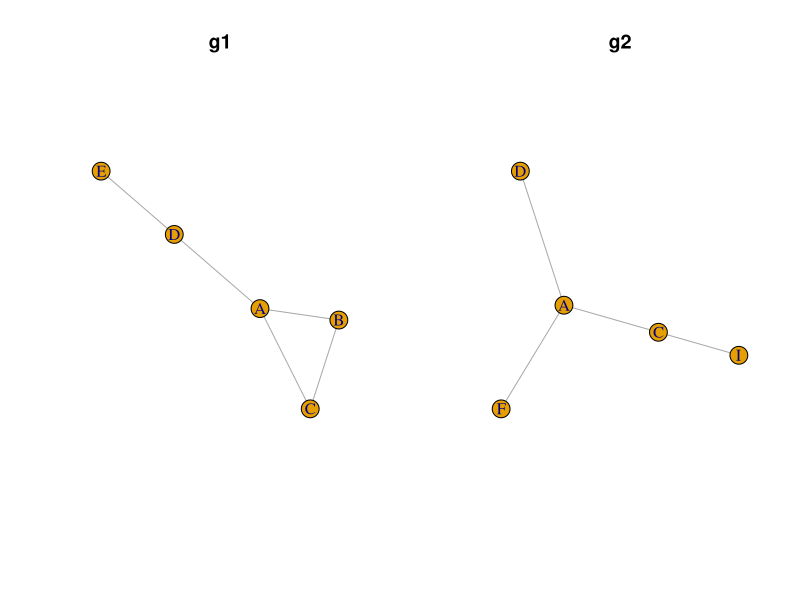
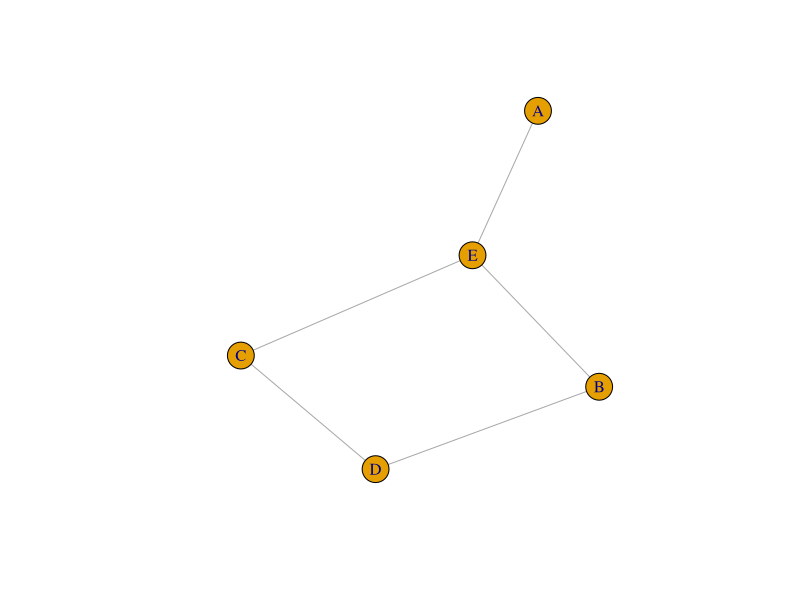
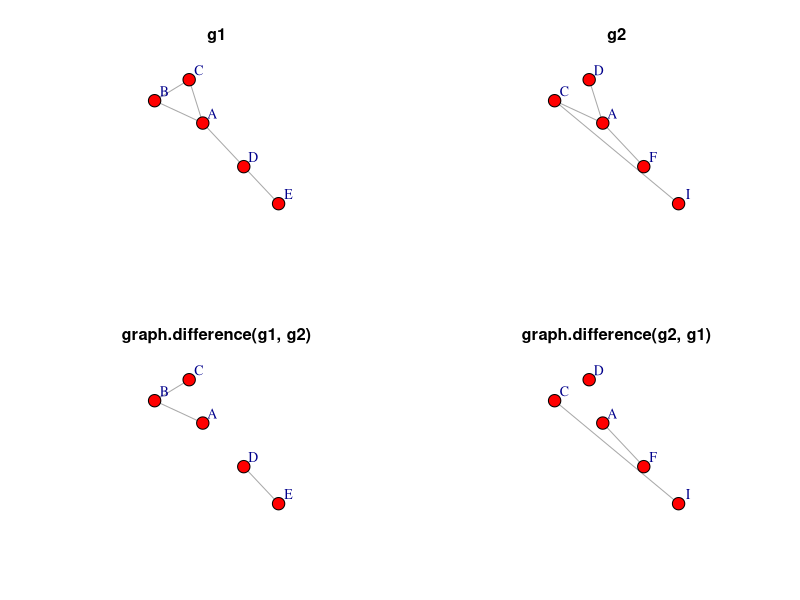
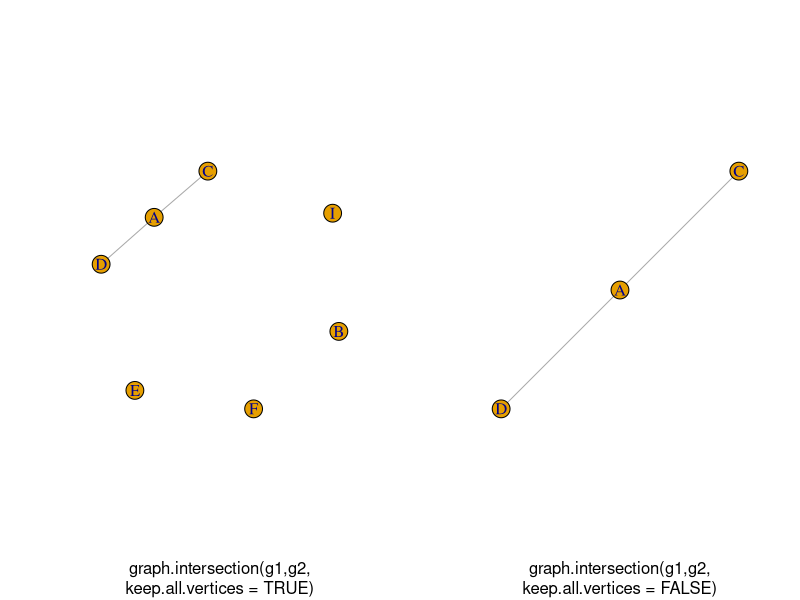

R code for these plots, in order:
#L. Beauguitte, groupe fmr, juin 2015
#Combinaison de graphes avec igraph

rm(list=ls())
library(igraph)

#création des deux graphes
d1 <- rbind(c("A","B"),c("A","C"), c("B","C"), c("A","D"), c("D","E"))
d2 <- rbind(c("A","F"), c("A","D"), c("A","C"), c("C","I"))

g1 <- graph.data.frame(d1, directed = FALSE)
g2 <- graph.data.frame(d2, directed = FALSE)

#visualisation
par(mfrow = c(1,2))
plot(g1, main = "g1")
plot(g2, main = "g2")
dev.off()

#3 points communs (ACD) et deux liens communs (AD et AC)

#ajout d'attributs : degré des sommets
V(g1)$degree <-  degree(g1)
V(g2)$degree <- degree(g2)

#ajout d'attributs aux liens (intermédiarité)
E(g1)$between <- edge.betweenness(g1)
E(g2)$between <- edge.betweenness(g2)

#ajout d'attributs au réseau : densité
g1$densite <- graph.density(g1)
g2$densite <- graph.density(g2)

#fonction complementer
#crée un graphe avec les liens absents du graphe de départ
#les liens présents au départ sont eux supprimés
compg1 <- graph.complementer(g1, loops = FALSE)
plot(compg1)
#les attributs des sommets et du graphe sont conservés
#attributs des liens sont perdus
V(compg1)$degree
compg1

#fonction graph.difference premier réseau - deuxième réseau (opérateur %m%)
#seuls les liens présents dans le premier réseau et non dans le deuxième sont conservés
#tous les attributs du premier réseau sont gardés
diffg1 <- graph.difference(g1, g2)
diffg1

diffg2 <- graph.difference(g2, g1)

#coordonnées (quasi) identiques pour faciliter la comparaison
lay <- layout.fruchterman.reingold(g1)

#lien A-D présent dans g1 et g2 donc g1-g2 et g2-g1 entrainent sa disparition
par(mfrow = c(2,2))
plot(g1, main = "g1", layout = lay, vertex.color = "red", vertex.size = 20, vertex.label.dist =3)
plot(g2, main = "g2", layout = lay, vertex.color = "red", vertex.size = 20, vertex.label.dist =3)
plot(diffg1, main = "graph.difference(g1, g2)", layout = lay, vertex.color = "red", vertex.size = 20, vertex.label.dist =3)
plot(diffg2, main = "graph.difference(g2, g1)", layout = lay, vertex.color = "red", vertex.size = 20, vertex.label.dist =3)
dev.off()

#calculer degré actualisé
V(diffg1)$degree2 <- degree(diffg1)
V(diffg1)$degree
V(diffg1)$degree2

#graph.disjoint.union pour joindre des graphes dont les sommets différents (opérateur %du%)

#liens communs à deux graphes : conserve les attributs
#tous les sommets sont conservés (opérateur %s%)
interg1 <- graph.intersection(g1,g2, keep.all.vertices = TRUE)

#seuls sommets adjacents aux liens communs sont gardés (ici ACD)
interg2 <- graph.intersection(g1,g2, keep.all.vertices = FALSE)

par(mfrow = c(1,2))
plot(interg1, sub = "graph.intersection(g1,g2,\nkeep.all.vertices = TRUE)")
plot(interg2, sub = "graph.intersection(g1,g2,\nkeep.all.vertices = FALSE)")
dev.off()

#union de graphes : tout lien présent dans un moins un graphe
#sera dans le graphe produit - tous les attributs sont conservés
#ne crée pas de liens multiples

uniong <- graph.union(g1,g2) #opérateur %u%
